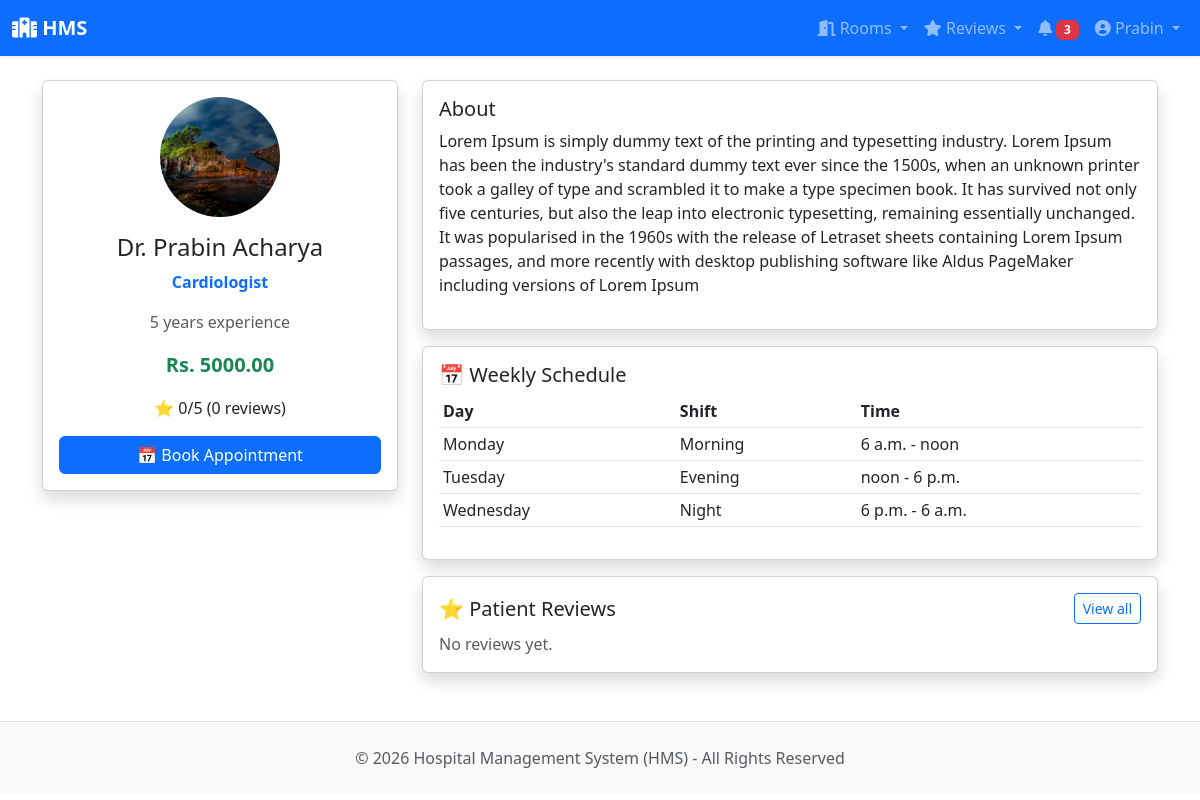
/clinical/doctors/1/ (signed in), run on the app's committed database.
### users/models.py (models this page shows, shortened)
class User(AbstractBaseUser, PermissionsMixin):
    ROLE_CHOICES = [
        ('PATIENT', 'Patient'),
        ('DOCTOR', 'Doctor'),
        ('RECEPTIONIST', 'Receptionist'),
        ('LAB_TECHNICIAN', 'Lab Technician'),
        ('ADMIN', 'Super Admin'),
    ]
    email = models.EmailField(unique=True)
    username = models.CharField(max_length=50)
    role = models.CharField(max_length=20, choices=ROLE_CHOICES, default='PATIENT')
    is_active = models.BooleanField(default=False)  # False until email activated
    is_staff = models.BooleanField(default=False)
    date_joined = models.DateTimeField(auto_now_add=True)
    activation_token = models.CharField(max_length=200, blank=True, null=True)
    objects = UserManager()
    USERNAME_FIELD = 'email'
    REQUIRED_FIELDS = ['username']

### clinical/models.py (models this page shows, shortened)
class Doctor(models.Model):
    user = models.OneToOneField(User, on_delete=models.CASCADE, related_name='doctor_profile')
    specialization = models.ForeignKey(Specialization, on_delete=models.SET_NULL, null=True, related_name='doctors')
    consultation_fee = models.DecimalField(max_digits=8, decimal_places=2, default=0)
    bio = models.TextField(blank=True)
    experience_years = models.IntegerField(default=0)
    is_available = models.BooleanField(default=True)
    photo = models.ImageField(upload_to='doctors/profile/', null=True, blank=True)
    phone = models.CharField(max_length=15, blank=True)
    created_at = models.DateTimeField(auto_now_add=True)
    updated_at = models.DateTimeField(auto_now=True)
    def get_average_rating(self):
        try:
            from django.db.models import Avg
            avg = self.reviews.aggregate(Avg('rating'))['rating__avg']
            return round(avg, 1) if avg else 0
        except Exception:
            return 0
    def get_total_reviews(self):
        try:
            return self.reviews.count()
        except Exception:
            return 0
    class Meta:
        ordering = ['user__username']

class Specialization(models.Model):
    name = models.CharField(max_length=100, unique=True)
    description = models.TextField(blank=True)
    icon = models.CharField(max_length=50, blank=True, help_text="Bootstrap icon class e.g. bi-heart-pulse")
    is_active = models.BooleanField(default=True)
    created_at = models.DateTimeField(auto_now_add=True)
    def __str__(self):
        return self.name
    class Meta:
        ordering = ['name']

class DoctorSchedule(models.Model):
    DAY_CHOICES = [
        ('MON', 'Monday'),
        ('TUE', 'Tuesday'),
        ('WED', 'Wednesday'),
        ('THU', 'Thursday'),
        ('FRI', 'Friday'),
        ('SAT', 'Saturday'),
        ('SUN', 'Sunday'),
    ]
    doctor = models.ForeignKey(Doctor, on_delete=models.CASCADE, related_name='schedules')
    day = models.CharField(max_length=3, choices=DAY_CHOICES)
    shift = models.ForeignKey(Shift, on_delete=models.CASCADE)
    is_active = models.BooleanField(default=True)
    class Meta:
        unique_together = ['doctor', 'day']
        ordering = ['day']

class Shift(models.Model):
    SHIFT_CHOICES = [
        ('Morning', 'Morning'),
        ('Evening', 'Evening'),
        ('Night', 'Night'),
    ]
    name = models.CharField(max_length=20, choices=SHIFT_CHOICES, unique=True)
    start_time = models.TimeField()
    end_time = models.TimeField()
    slot_duration = models.IntegerField(default=30, help_text="Slot duration in minutes")

### clinical/views.py (the view)
# urls.py: path('doctors/<int:pk>/', views.doctor_detail, name='doctor_detail'),
@login_required
def doctor_detail(request, pk):
    doctor = get_object_or_404(Doctor, pk=pk, is_available=True)
    schedules = DoctorSchedule.objects.filter(doctor=doctor, is_active=True).select_related('shift')
    try:
        from reviews.models import Review
        recent_reviews = Review.objects.filter(doctor=doctor).select_related('patient').order_by('-created_at')[:5]
    except Exception:
        recent_reviews = []
    return render(request, 'clinical/doctor_detail.html', {
        'doctor': doctor,
        'schedules': schedules,
        'recent_reviews': recent_reviews,
    })

### notifications/context_processors.py (called while the page is built)
def unread_notifications(request):
    if request.user.is_authenticated:
        count = Notification.objects.filter(recipient=request.user, is_read=False).count()
        return {'unread_notification_count': count}
    return {'unread_notification_count': 0}

### templates/clinical/doctor_detail.html (shortened to what this page needs)
{% extends 'base.html' %}
{% block content %}
<div class="row">
    <div class="col-md-4">
        <div class="card shadow text-center p-3">
            {% if doctor.photo %}
                <img src="{{ doctor.photo.url }}" class="rounded-circle mx-auto mb-3" width="120" height="120" style="object-fit:cover;">
            {% else %}
                <div class="bg-primary rounded-circle mx-auto mb-3 d-flex align-items-center justify-content-center text-white" style="width:120px;height:120px;font-size:3rem;">👨‍⚕️</div>
            {% endif %}
            <h4>Dr. {{ doctor.user.username }}</h4>
            <p class="text-primary fw-bold">{{ doctor.specialization }}</p>
            <p class="text-muted">{{ doctor.experience_years }} years experience</p>
            <p class="fs-5 text-success fw-bold">Rs. {{ doctor.consultation_fee }}</p>
            {% with rating=doctor.get_average_rating %}
            <p>⭐ {{ rating }}/5 ({{ doctor.get_total_reviews }} reviews)</p>
            {% endwith %}
            {% if request.user.role == 'PATIENT' %}
            <a href="#" class="btn btn-primary w-100">📅 Book Appointment</a>
            {% endif %}
        </div>
    </div>
    <div class="col-md-8">
        {% if doctor.bio %}
        <div class="card shadow mb-3 p-3">
            <h5>About</h5>
            <p>{{ doctor.bio }}</p>
        </div>
        {% endif %}
        <div class="card shadow mb-3 p-3">
            <h5>📅 Weekly Schedule</h5>
            {% if schedules %}
            <table class="table table-sm">
                <thead><tr><th>Day</th><th>Shift</th><th>Time</th></tr></thead>
                <tbody>
                    {% for schedule in schedules %}
                    <tr>
                        <td>{{ schedule.get_day_display }}</td>
                        <td>{{ schedule.shift.name }}</td>
                        <td>{{ schedule.shift.start_time }} - {{ schedule.shift.end_time }}</td>
                    </tr>
                    {% endfor %}
                </tbody>
            </table>
            {% else %}
            <p class="text-muted">No schedule available.</p>
            {% endif %}
        </div>
        <div class="card shadow p-3">
            <div class="d-flex justify-content-between align-items-center mb-2">
                <h5 class="mb-0">⭐ Patient Reviews</h5>
                <a href="{% url 'reviews:doctor_reviews' doctor.id %}" class="btn btn-sm btn-outline-primary">View all</a>
            </div>
            {% if recent_reviews %}
                {% for review in recent_reviews %}
                    <div class="border rounded p-2 mb-2">
                        <div class="fw-semibold">{{ review.patient.full_name }} - {{ review.rating }}/5</div>
                        <div class="text-muted small">{{ review.created_at|date:"d M Y" }}</div>
                        {% if review.comment %}<div>{{ review.comment }}</div>{% endif %}
                    </div>
                {% endfor %}
            {% else %}
                <p class="text-muted mb-0">No reviews yet.</p>
            {% endif %}
        </div>
    </div>
</div>
{% endblock %}

### templates/base.html (shortened to what this page needs)
<!DOCTYPE html>
<html lang="en">
<head>
    <link href="https://cdn.jsdelivr.net/npm/bootstrap@5.3.0/dist/css/bootstrap.min.css" rel="stylesheet">
    <link href="https://cdnjs.cloudflare.com/ajax/libs/font-awesome/6.0.0/css/all.min.css" rel="stylesheet">
</head>
<body>
{% if user.is_authenticated %}
<nav class="navbar navbar-expand-lg navbar-dark bg-primary sticky-top shadow-sm">
    <div class="container-fluid">
        <a class="navbar-brand fw-bold" href="{% url 'users:dashboard' %}">
            <i class="fas fa-hospital"></i> HMS
        </a>
        <div class="collapse navbar-collapse" id="navbarNav">
            <div class="navbar-nav ms-auto">
                {% if user.role == 'PATIENT' or user.role == 'DOCTOR' or user.role == 'RECEPTIONIST' or user.role == 'ADMIN' %}
                <div class="nav-item dropdown">
                    <a class="nav-link dropdown-toggle" href="#" id="roomsDropdown" role="button" data-bs-toggle="dropdown">
                        <i class="fas fa-door-open"></i> Rooms
                    </a>
                </div>
                {% endif %}
                {% if user.role == 'PATIENT' or user.role == 'DOCTOR' %}
                <div class="nav-item dropdown">
                    <a class="nav-link dropdown-toggle" href="#" id="reviewsDropdown" role="button" data-bs-toggle="dropdown">
                        <i class="fas fa-star"></i> Reviews
                    </a>
                </div>
                {% endif %}
                <a class="nav-link" href="{% url 'notifications:notification_list' %}" title="Notifications">
                    <i class="fas fa-bell"></i>
                    {% if unread_notification_count > 0 %}
                        <span class="badge bg-danger">{{ unread_notification_count }}</span>
                    {% endif %}
                </a>
                <div class="nav-item dropdown">
                    <a class="nav-link dropdown-toggle" href="#" id="userDropdown" role="button" data-bs-toggle="dropdown">
                        <i class="fas fa-user-circle"></i> {{ user.first_name|default:user.username }}
                    </a>
                </div>
            </div>
        </div>
    </div>
</nav>
{% endif %}
<div class="{% if user.is_authenticated %}container{% else %}container-fluid{% endif %} mt-4">
    {% block content %}{% endblock %}
</div>
<footer class="bg-light text-muted py-4 mt-5 border-top">
    <div class="container text-center">
        <p class="mb-0">&copy; 2026 Hospital Management System (HMS) - All Rights Reserved</p>
    </div>
</footer>
<link href="https://cdnjs.cloudflare.com/ajax/libs/font-awesome/6.0.0/css/all.min.css" rel="stylesheet">
</body>
</html>

### data on the page
User: first_name "Prabin"
Doctor: photo (picture), user.username "Prabin Acharya", specialization "Cardiologist", experience_years "5", consultation_fee "5000.00", get_total_reviews "0", bio "Lorem Ipsum is simply dummy text of the printing and typesetting industry. Lorem Ipsum has been the industry's standard dummy text ever since the 1500s, when an unknown printer took a galley of type and scrambled it to make a type specimen book. It has survived not only five centuries, but also the leap into electronic typesetting, remaining essentially unchanged. It was popularised in the 1960s with the release of Letraset sheets containing Lorem Ipsum passages, and more recently with desktop publishing software like Aldus PageMaker including versions of Lorem Ipsum"
DoctorSchedule: day "Monday", shift.name "Morning", shift.start_time "6 a.m.", shift.end_time "noon"
DoctorSchedule: day "Tuesday", shift.name "Evening", shift.start_time "noon", shift.end_time "6 p.m."
DoctorSchedule: day "Wednesday", shift.name "Night", shift.start_time "6 p.m.", shift.end_time "6 a.m."

### other printed values
{{ unread_notification_count }} "3"
{{ rating }} "0"
